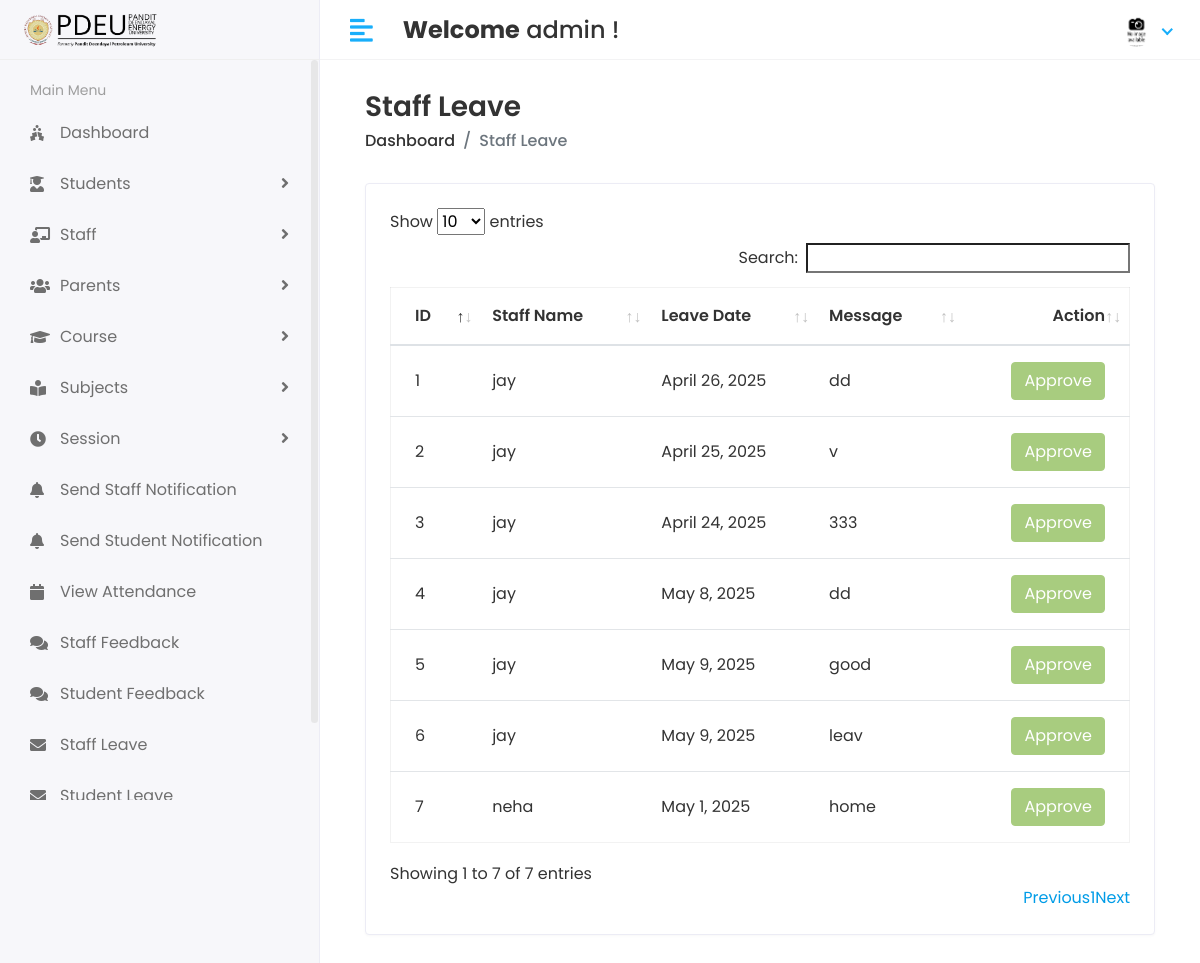
Screenshot of /Hod/Staff/Leave_view (signed in) with the database file from the repository.
### app/models.py (models this page shows, shortened)
class CustomUser(AbstractUser):
    USER = (
        (1, 'HOD'),
        (2, 'STAFF'),
        (3, 'STUDENT'),
        (4, 'PARENT'),  # Added Parent user type
    )
    user_type = models.CharField(choices=USER, max_length=50, default=1)
    profile_pic = models.ImageField(upload_to='media/profile_pic')

class Staff_leave(models.Model):
    staff_id = models.ForeignKey(Staff, on_delete=models.CASCADE)
    date = models.DateField(null=True)
    message = models.TextField(null=True, blank=True)
    status = models.IntegerField(default=0)
    created_at = models.DateTimeField(auto_now_add=True)
    updated_at = models.DateTimeField(auto_now=True)

class Staff(models.Model):
    admin = models.OneToOneField(CustomUser, on_delete=models.CASCADE)
    address = models.TextField()
    gender = models.CharField(max_length=100)
    subjects = models.ManyToManyField('Subject', blank=True, related_name='staff_members')
    created_at = models.DateTimeField(auto_now_add=True)
    updated_at = models.DateTimeField(auto_now=True)

### student_management_system/Hod_Views.py (the view)
# urls.py: path('Hod/Staff/Leave_view', Hod_Views.STAFF_LEAVE_VIEW, name='staff_leave_view'),
@login_required(login_url='/')
def STAFF_LEAVE_VIEW(request):
    staff_leave = Staff_leave.objects.all()
    context = {
        'staff_leave': staff_leave,
    }
    return render(request, 'Hod/staff_leave.html', context)

### templates/Hod/staff_leave.html (shortened to what this page needs)
{% extends 'base.html' %}
{% block content %}
{% load static %}
<div class="content container-fluid">
    <div class="page-header">
        <div class="row align-items-center">
            <div class="col">
                <h3 class="page-title">Staff Leave</h3>
                <ul class="breadcrumb">
                    <li class="breadcrumb-item"><a href="{% url 'hod_home' %}">Dashboard</a></li>
                    <li class="breadcrumb-item active">Staff Leave</li>
                </ul>
            </div>
        </div>
    </div>
    <div class="row">
        <div class="col-sm-12">
            <div class="card card-table">
                <div class="card-body">
                    <div class="table-responsive">
                        <table id="table_id" class="table table-hover table-center mb-0">
                            <thead>
                                <tr>
                                    <th>ID</th>
                                    <th>Staff Name</th>
                                    <th>Leave Date</th>
                                    <th>Message</th>
                                    <th class="text-right">Action</th>
                                </tr>
                            </thead>
                            <tbody>
                            {% for i in staff_leave %}
                                <tr>
                                    <td>{{i.id}}</td>
                                    <td>{{i.staff_id.admin.first_name}}</td>
                                    <td>{{i.date}}</td>
                                    <td>{{i.message}}</td>
                                    <td class="text-right">
                                        <div class="actions">
                                            {% if i.status == 0 %}
                                                <a href="{% url 'staff_approve_leave' i.id %}" class="btn btn-success">Approve</a>
                                                <a href="{% url 'staff_disapprove_leave' i.id %}" class="btn btn-danger">Disapprove</a>
                                            {% elif i.status == 1 %}
                                                <button class="btn btn-success" disabled="disabled">Approve</button>
                                            {% else %}
                                                <button class="btn btn-danger" disabled="disabled">Disapprove</button>
                                            {% endif %}
                                        </div>
                                    </td>
                                </tr>
                            {% endfor %}
                            </tbody>
                        </table>
                    </div>
                </div>
            </div>
        </div>
    </div>
</div>
{% endblock %}

### templates/includes/header.html (shortened to what this page needs)
{% load static %}
<div class="header">
    <div class="header-left">
        <span class="logo">
            <img src="{% static 'assets/img/pdpu image-Photoroom.png' %}" alt="PDEU Logo">
        </span>
    </div>
    <a href="javascript:void(0);" id="toggle_btn">
        <i class="fas fa-align-left"></i>
    </a>
    <div class="top-nav-search mt-3">
        <h4><strong>Welcome</strong>
            <span>
                {% if user.first_name and user.last_name %}
                    {{ user.first_name }} {{ user.last_name }}
                {% else %}
                    {{ user.username }}
                {% endif %}
            </span> !
        </h4>
    </div>
    <ul class="nav user-menu">
        <li class="nav-item dropdown has-arrow">
            <a href="#" class="dropdown-toggle nav-link" data-toggle="dropdown">
                {% if user.profile_pic == "" %}
                    <span class="user-img"><img class="rounded-circle" src="{% static 'assets/img/noimg.jpg' %}" width="31" alt="Ryan Taylor"></span>
                {% else %}
                    <span class="user-img"><img class="rounded-circle" src="/{{user.profile_pic}}" width="31" alt="Ryan Taylor"></span>
                {% endif %}
            </a>
        </li>
    </ul>
</div>

### static/assets/css/style.css (style rules this page uses)
html { height: 100%; }
body { background-color: #fff; color: #333; font-family: 'Poppins', sans-serif; font-size: 1rem; height: 100%; line-height: 1.5; overflow-x: hidden; }
h1, h2, h3, h4, h5, h6 { font-family: 'Poppins', sans-serif; margin-top: 0; }
a { color: #009ce7; }
input, button, a { transition: all 0.4s ease; -moz-transition: all 0.4s ease; -o-transition: all 0.4s ease; -ms-transition: all 0.4s ease; -webkit-transition: all 0.4s ease; }
input, input:focus, button, button:focus { outline: none; }
ul, ol { padding: 0px; list-style: none; }
.table { color: #333; max-width: 100%; margin-bottom: 0; width: 100%; }
.table.dataTable { border-collapse: collapse !important; border: 1px solid rgba(0, 0, 0, 0.05); }
.table thead tr th { font-weight: 600; }
.table tbody tr { border-bottom: 1px solid rgba(0, 0, 0, 0.05); }
.table.table-center td, .table.table-center th { vertical-align: middle; }
.card-table .card-body .table > thead > tr > th { border-top: 0; }
.card-table .card-body .table tr td:first-child, .card-table .card-body .table tr th:first-child { padding-left: 1.5rem; }
.card-table .card-body .table tr td:last-child, .card-table .card-body .table tr th:last-child { padding-right: 1.5rem; }
.card-table .table td, .card-table .table th { border-top: 1px solid #e2e5e8; padding: 1rem 0.75rem; white-space: nowrap; }
.btn-success { background-color: #7bb13c; border: 1px solid #7bb13c }
.btn-success.disabled, .btn-success:disabled { background-color: #7bb13c; border-color: #7bb13c; color: #fff; }
.card { border: 1px solid #ececf5; box-shadow: 0 1px 3px 0 rgba(0, 0, 0, 0.03); margin-bottom: 1.875rem; }
.card-body { padding: 1.5rem; }
.header { background-color: #fff; border-bottom: 1px solid #f3f3f4; left: 0; position: fixed; right: 0; top: 0; z-index: 1001; height: 60px; }
.header .header-left { float: left; height: 60px; padding: 0 20px; position: relative; width: 320px; z-index: 1; transition: all 0.2s ease-in-out; background-color: #f7f7fa; border-bottom: 1px solid #efefef; border-right: 1px solid #ececf5; display: flex; align-items: center; }
.header .header-left .logo { display: inline-block; line-height: 60px; }
.header .header-left .logo img { max-height: 40px; width: auto; }
.header .dropdown-toggle:after { display: none; }
.header .has-arrow .dropdown-toggle:after { border-top: 0; border-left: 0; border-bottom: 2px solid #18aefa; border-right: 2px solid #18aefa; content: ''; height: 8px; display: inline-block; pointer-events: none; -webkit-transform-origin: 66% 66%; -ms-transform-origin: 66% 66%; transform-origin: 66% 66%; -webkit-transform: rotate(45deg); -ms-transform: rotate(45deg); transform: rotate(45deg); -webkit-transition: all 0.15s ease-in-out; transition: all 0.15s ease-in-out; width: 8px; vertical-align: 0px; }
.user-menu { float: right; margin: 0; position: relative; z-index: 99; padding-right: 15px; }
.user-menu.nav > li > a { color: #a0a0a0; font-size: 14px; line-height: 58px; padding: 0 15px; height: 60px; }
.user-img { margin-right: 3px; position: relative; }
.top-nav-search { float: left; margin-left: 15px; }
.page-header { margin-bottom: 1.875rem; }
.page-header .breadcrumb { background-color: transparent; color: #6c757d; font-size: 1rem; font-weight: 500; margin-bottom: 0; padding: 0; }
.page-header .breadcrumb a { color: #333; }
.page-title { font-size: 28px; font-weight: 600; color: #333; margin-bottom: 5px; }
@media (min-width: 992px) { #toggle_btn { align-items: center; color: #18aefa; display: inline-flex; float: left; font-size: 26px; height: 60px; justify-content: center; margin-left: 15px; padding: 0 15px; } }

### rows the page displays
CustomUser: username "admin"
Staff_leave: id "1", staff_id.admin.first_name "jay", date "April 26, 2025", message "dd", status "Approve"
Staff_leave: id "2", staff_id.admin.first_name "jay", date "April 25, 2025", message "v", status "Approve"
Staff_leave: id "3", staff_id.admin.first_name "jay", date "April 24, 2025", message "333", status "Approve"
Staff_leave: id "4", staff_id.admin.first_name "jay", date "May 8, 2025", message "dd", status "Approve"
Staff_leave: id "5", staff_id.admin.first_name "jay", date "May 9, 2025", message "good", status "Approve"
Staff_leave: id "6", staff_id.admin.first_name "jay", date "May 9, 2025", message "leav", status "Approve"
Staff_leave: id "7", staff_id.admin.first_name "neha", date "May 1, 2025", message "home", status "Approve"
